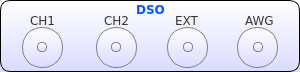
    <widget class="QFrame" name="frame_15">
     <property name="geometry">
      <rect>
       <x>355</x>
       <y>6</y>
       <width>300</width>
       <height>72</height>
      </rect>
     </property>
     <property name="styleSheet">
      <string notr="true">/*QFrame{border:2px solid black; background-color: rgba(0,0,0,0);border-radius:10px;}
QLabel{border:1px solid rgba(0,0,0,0);}*/
QFrame{border:1px solid black; background-color: qlineargradient(x1: 0, y1: 0, x2: 0, y2: 1,stop: 0 #ffffff, stop: 1 #dadbff);border-radius:10px;}
QLabel{border:1px solid rgba(0,0,0,0);
background-color: rgb(0, 0, 0,0);
}

</string>
     </property>
     <property name="frameShape">
      <enum>QFrame::StyledPanel</enum>
     </property>
     <property name="frameShadow">
      <enum>QFrame::Plain</enum>
     </property>
     <widget class="QLabel" name="label_74">
      <property name="geometry">
       <rect>
        <x>100</x>
        <y>12</y>
        <width>38</width>
        <height>17</height>
       </rect>
      </property>
      <property name="font">
       <font>
        <family>DejaVu Sans</family>
        <pointsize>9</pointsize>
        <weight>50</weight>
        <bold>false</bold>
       </font>
      </property>
      <property name="styleSheet">
       <string notr="true">color: rgb(53, 53, 53);</string>
      </property>
      <property name="text">
       <string>CH2</string>
      </property>
     </widget>
     <widget class="QLabel" name="label_75">
      <property name="geometry">
       <rect>
        <x>26</x>
        <y>12</y>
        <width>38</width>
        <height>17</height>
       </rect>
      </property>
      <property name="font">
       <font>
        <family>DejaVu Sans</family>
        <pointsize>9</pointsize>
        <weight>50</weight>
        <bold>false</bold>
       </font>
      </property>
      <property name="styleSheet">
       <string notr="true">color: rgb(53, 53, 53);</string>
      </property>
      <property name="text">
       <string>CH1</string>
      </property>
     </widget>
     <widget class="QFrame" name="dso1_outer_9">
      <property name="geometry">
       <rect>
        <x>22</x>
        <y>27</y>
        <width>41</width>
        <height>41</height>
       </rect>
      </property>
      <property name="styleSheet">
       <string notr="true">border:1px solid gray;border-radius:20px;
image: url(:/new/prefix1/Button-Blank-Gray-icon.png);</string>
      </property>
      <property name="frameShape">
       <enum>QFrame::StyledPanel</enum>
      </property>
      <property name="frameShadow">
       <enum>QFrame::Raised</enum>
      </property>
      <widget class="QFrame" name="dso1_inner_6">
       <property name="geometry">
        <rect>
         <x>15</x>
         <y>15</y>
         <width>10</width>
         <height>10</height>
        </rect>
       </property>
       <property name="styleSheet">
        <string notr="true">border:1px solid gray;border-radius:4px;
</string>
       </property>
       <property name="frameShape">
        <enum>QFrame::StyledPanel</enum>
       </property>
       <property name="frameShadow">
        <enum>QFrame::Raised</enum>
       </property>
      </widget>
     </widget>
     <widget class="QFrame" name="dso_outer_18">
      <property name="geometry">
       <rect>
        <x>96</x>
        <y>27</y>
        <width>41</width>
        <height>41</height>
       </rect>
      </property>
      <property name="styleSheet">
       <string notr="true">border:1px solid gray;border-radius:20px;
image: url(:/new/prefix1/Button-Blank-Gray-icon.png);</string>
      </property>
      <property name="frameShape">
       <enum>QFrame::StyledPanel</enum>
      </property>
      <property name="frameShadow">
       <enum>QFrame::Raised</enum>
      </property>
      <widget class="QFrame" name="dso_inner_6">
       <property name="geometry">
        <rect>
         <x>15</x>
         <y>15</y>
         <width>10</width>
         <height>10</height>
        </rect>
       </property>
       <property name="styleSheet">
        <string notr="true">border:1px solid gray;border-radius:4px;
</string>
       </property>
       <property name="frameShape">
        <enum>QFrame::StyledPanel</enum>
       </property>
       <property name="frameShadow">
        <enum>QFrame::Raised</enum>
       </property>
      </widget>
     </widget>
     <widget class="QLabel" name="label_76">
      <property name="geometry">
       <rect>
        <x>7</x>
        <y>1</y>
        <width>287</width>
        <height>16</height>
       </rect>
      </property>
      <property name="font">
       <font>
        <family>DejaVu Sans</family>
        <weight>75</weight>
        <bold>true</bold>
       </font>
      </property>
      <property name="styleSheet">
       <string notr="true">/*background-color:blue;
color: rgb(0, 85, 255);
color:white;
border:1px solid black;
border-radius:8px;*/
color: rgb(0, 85, 255);</string>
      </property>
      <property name="text">
       <string>DSO</string>
      </property>
      <property name="alignment">
       <set>Qt::AlignCenter</set>
      </property>
     </widget>
     <widget class="QLabel" name="label_77">
      <property name="geometry">
       <rect>
        <x>241</x>
        <y>12</y>
        <width>43</width>
        <height>17</height>
       </rect>
      </property>
      <property name="font">
       <font>
        <family>DejaVu Sans</family>
        <pointsize>9</pointsize>
        <weight>50</weight>
        <bold>false</bold>
       </font>
      </property>
      <property name="styleSheet">
       <string notr="true">color: rgb(53, 53, 53);</string>
      </property>
      <property name="text">
       <string>AWG</string>
      </property>
     </widget>
     <widget class="QFrame" name="frame_40">
      <property name="geometry">
       <rect>
        <x>237</x>
        <y>27</y>
        <width>41</width>
        <height>41</height>
       </rect>
      </property>
      <property name="styleSheet">
       <string notr="true">border:1px solid gray;border-radius:20px;
image: url(:/new/prefix1/Button-Blank-Gray-icon.png);</string>
      </property>
      <property name="frameShape">
       <enum>QFrame::StyledPanel</enum>
      </property>
      <property name="frameShadow">
       <enum>QFrame::Raised</enum>
      </property>
      <widget class="QFrame" name="frame_41">
       <property name="geometry">
        <rect>
         <x>16</x>
         <y>15</y>
         <width>10</width>
         <height>10</height>
        </rect>
       </property>
       <property name="styleSheet">
        <string notr="true">border:1px solid gray;border-radius:4px;
</string>
       </property>
       <property name="frameShape">
        <enum>QFrame::StyledPanel</enum>
       </property>
       <property name="frameShadow">
        <enum>QFrame::Raised</enum>
       </property>
      </widget>
     </widget>
     <widget class="QLabel" name="label_78">
      <property name="geometry">
       <rect>
        <x>171</x>
        <y>12</y>
        <width>35</width>
        <height>17</height>
       </rect>
      </property>
      <property name="font">
       <font>
        <family>DejaVu Sans</family>
        <pointsize>9</pointsize>
        <weight>50</weight>
        <bold>false</bold>
       </font>
      </property>
      <property name="styleSheet">
       <string notr="true">color: rgb(53, 53, 53);</string>
      </property>
      <property name="text">
       <string>EXT</string>
      </property>
     </widget>
     <widget class="QFrame" name="frame_42">
      <property name="geometry">
       <rect>
        <x>167</x>
        <y>27</y>
        <width>41</width>
        <height>41</height>
       </rect>
      </property>
      <property name="styleSheet">
       <string notr="true">border:1px solid gray;border-radius:20px;
image: url(:/new/prefix1/Button-Blank-Gray-icon.png);</string>
      </property>
      <property name="frameShape">
       <enum>QFrame::StyledPanel</enum>
      </property>
      <property name="frameShadow">
       <enum>QFrame::Raised</enum>
      </property>
      <widget class="QFrame" name="frame_43">
       <property name="geometry">
        <rect>
         <x>16</x>
         <y>15</y>
         <width>10</width>
         <height>10</height>
        </rect>
       </property>
       <property name="styleSheet">
        <string notr="true">border:1px solid gray;border-radius:4px;
</string>
       </property>
       <property name="frameShape">
        <enum>QFrame::StyledPanel</enum>
       </property>
       <property name="frameShadow">
        <enum>QFrame::Raised</enum>
       </property>
      </widget>
     </widget>
    </widget>
